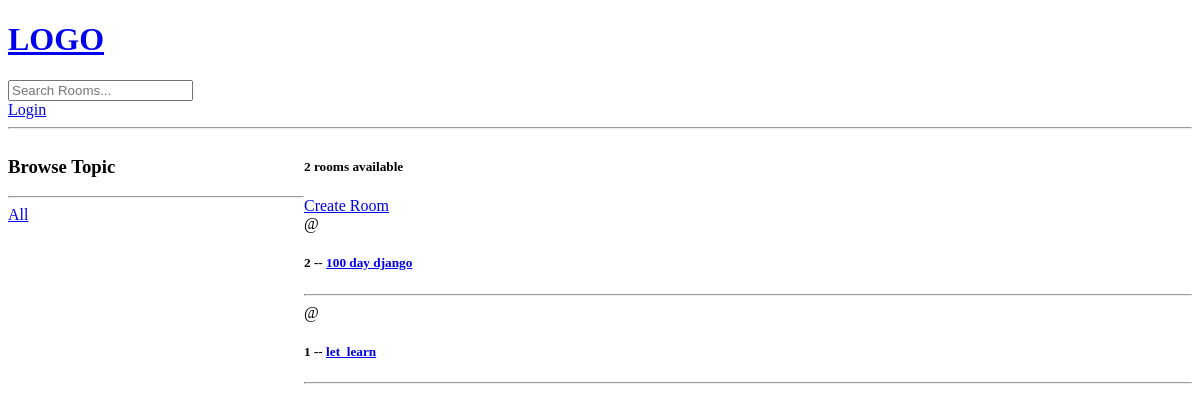
/, run on an earlier commit of the app's database.
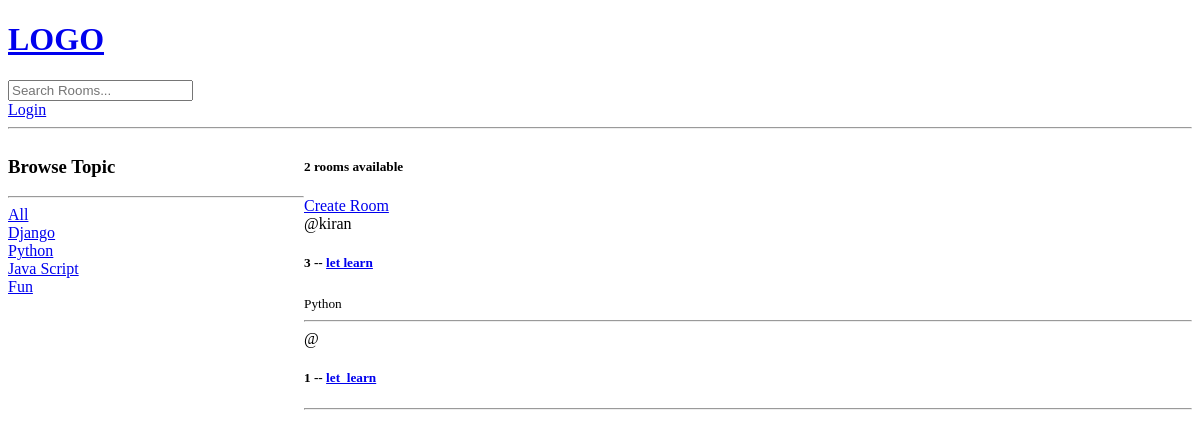
And on a later commit of the database.
### base/models.py (models this page shows, shortened)
class Room(models.Model):
    host = models.ForeignKey(User, on_delete=models.SET_NULL, null=True)
    topic = models.ForeignKey(Topic, on_delete=models.SET_NULL, null=True)
    name = models.CharField(max_length=200)
    description = models.TextField(null=True, blank=True)
    participants = models.ManyToManyField(User, related_name='participants', blank=True)
    updated = models.DateTimeField(auto_now=True)
    created = models.DateTimeField(auto_now_add=True)
    class Meta:
        ordering = ['-updated', '-created']

class Topic(models.Model):
    name = models.CharField(max_length=200)

### base/views.py (the view)
# urls.py: 2. Add a URL to urlpatterns:  path('', views.home, name='home')
def home(request):
    q = request.GET.get('q') if request.GET.get('q')!= None else ''
    rooms = Room.objects.filter(
        Q(topic__name__contains=q) |
        Q(name__icontains=q) |
        Q(description__contains=q)
    )
    topics = Topic.objects.all()
    room_count = rooms.count()
    context = {'rooms': rooms, 'topics': topics, 'room_count':room_count}
    return render(request, "base/home.html", context)

### base/templates/base/home.html (shortened to what this page needs)
<!DOCTYPE html>
<html lang="en">
<head>
</head>
<body>
{% extends 'main.html' %}
{% block content %}
<div class="home-container">
    <div>
        <h3>Browse Topic</h3>
        <hr>
        <div>
            <a href="{% url 'home' %}">All</a>
        </div>
        {% for topic in topics %}
            <div>
                <a href="{% url 'home' %}?q={{topic.name}}">{{topic.name}}</a>
            </div>
        {% endfor %}
    </div>
    <div>
        <h5>{{room_count}} rooms available</h5>
         <a href="{% url 'create-room' %}">Create Room</a>
         <div>
            {% for room in rooms %}
                <div>
                    <span>@{{room.host.username}}</span>
                    <h5>
                        {{room.id}} -- <a href="{% url 'room' room.id %}">{{room.name}}</a>
                    </h5>
                    <small>{{room.topic.name}}</small>
                    <hr>
                </div>
            {% endfor %}
        </div>
    </div>
</div>
{% endblock content %}

### templates/main.html (shortened to what this page needs)
<!DOCTYPE html>
<html lang="en">
<head>
</head>
<body>
    {% include 'navbar.html' %}
    {% block content %}
    {% endblock %}
</body>
</html>

### templates/navbar.html (shortened to what this page needs)
<!DOCTYPE html>
<html lang="en">
<head>
</head>
<body>
    <a href = "/">
        <h1>LOGO</h1>
    </a>
    <form method="GET" action="{% url 'home' %}">
        <input type="text" name="q" placeholder="Search Rooms..."/>
    </form>
    {% if request.user.is_authenticated %}
    <p>Hello {{request.user}}</p>
    <a href="{% url 'logout' %}">Logout</a>
    {% else %}
    <a href="{% url 'login' %}">Login</a>
    {% endif %}
<hr>
</body>
</html>

### base/templates/base/home.html (style rules this page uses)
.home-container { display: grid; grid-template-columns: 1fr 3fr }

What changed in the data, as far as the page shows it:
removed Room: id "2", name "100 day django"
added Topic: name "Django"
added Topic: name "Python"
added Topic: name "Java Script"
added Topic: name "Fun"
added Room: host.username "kiran", id "3", name "let learn", topic.name "Python"
